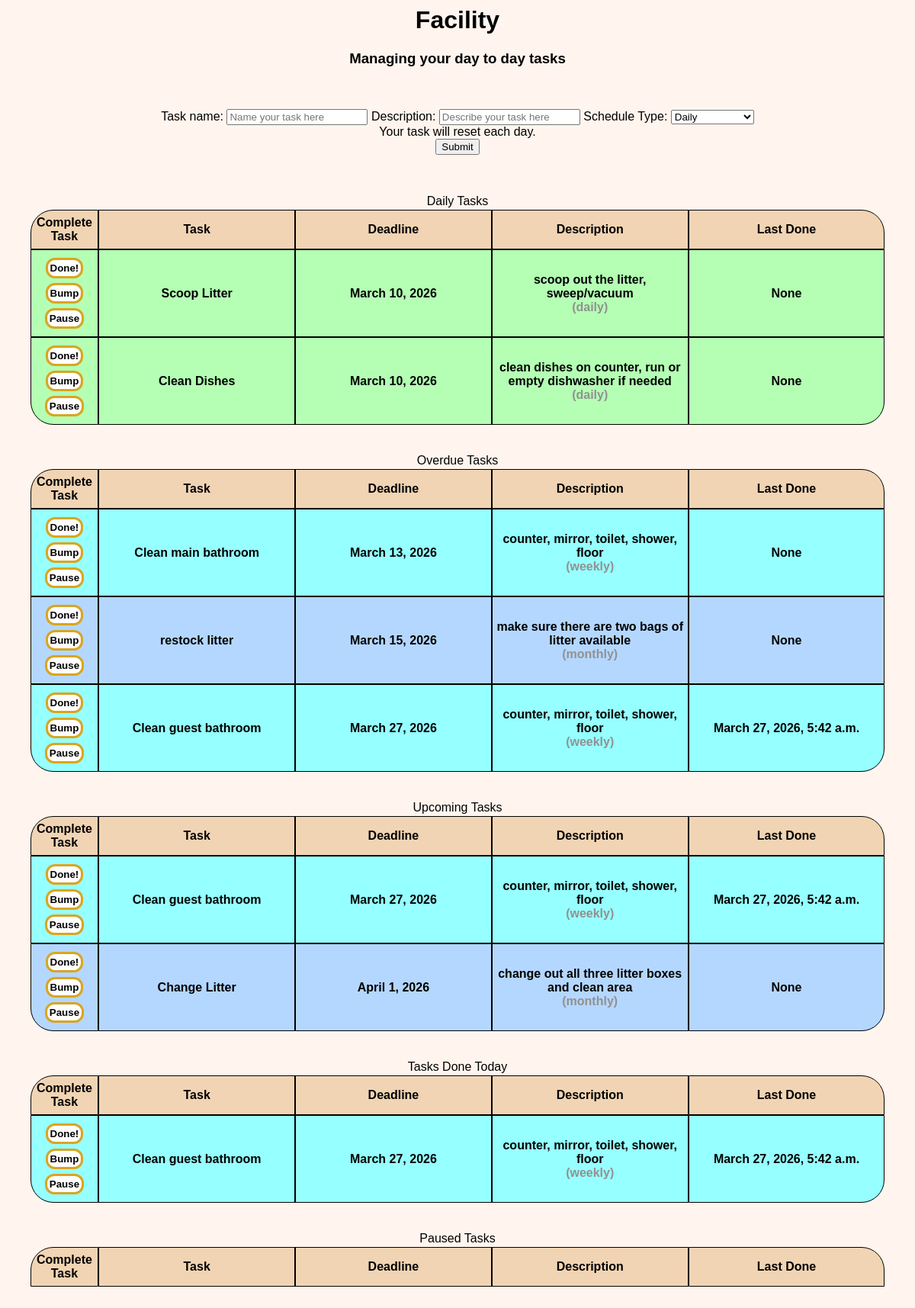
The app's page /log_task/4 with its own data.
### todo/models.py (models this page shows, shortened)
class Tasks(models.Model):
    task_id = models.AutoField(primary_key=True)
    taskname = models.TextField()
    description = models.TextField(blank=True, null=True)
    deadline = models.DateField(blank=True, null=True)
    schedule_type = models.TextField(default="daily") #daily, weekly, monthly, quarterly, yearly, period, single
    interval = models.IntegerField(blank=True, null=True)
    status = models.TextField(default="active") #active, paused, archive
    previous = models.DateTimeField(blank=True, null=True)
    def next_deadline(self):
        today = date.today()
        if self.schedule_type == "daily":
            self.deadline = today + timedelta(days=1)
        elif self.schedule_type == "weekly":
            gap = ((int(self.interval) + 7) - today.weekday())%7
            self.deadline = today + timedelta(days=gap)
        return self.deadline
    def get_task_dict(self):
        task_dict = {
            "task_id": self.task_id,
            "taskname": self.taskname,
            "description": self.description,
            "deadline": str(self.deadline),
            "schedule_type": self.schedule_type,
            "interval": self.interval,
            "status": self.status,
            "previous": str(self.previous)
        }
        return task_dict

### todo/views.py (the view)
# urls.py: path('log_task/<int:task_id>', views.log_task, name="log_task"),
def log_task(request, task_id):
    timestamp = datetime.now()
    task = Tasks.objects.get(task_id=task_id)
    task_dict = task.get_task_dict()
    new_log = Logs(
        task = task,
        timestamp = timestamp,
        delay = task.interval, #change this to a timedelta?
        data = json.dumps(task_dict)
    )
    new_log.save()
    task.previous = timestamp
    if task.schedule_type == "single":
        task.status = "archived"
        task.save()
        response = home(request)
        return response
    task.deadline = task.next_deadline()
    task.save()
    response = home(request)
    return response

### todo/views.py (called while the page is built)
def home(request):
    task_data = Tasks.objects #.filter(user=request.user)
    task_groups = get_task_groups(task_data)
    response = render(request, "dashboard.html", context={"task_groups": task_groups})
    return response

### todo/Templates/dashboard.html (shortened to what this page needs)
{% extends 'base.html' %}
{% block content %}
<html>
<body>
    <h1>Facility</h1>
    <h3>Managing your day to day tasks</h3>
<br>
<br>
<form id="new_task" class="centered">
    <label for name="taskname">Task name:</label>
        <input type="text" name="taskname" placeholder="Name your task here">
    <label for name="description">Description:</label>
        <input type="text" name="description" placeholder="Describe your task here">
    <label for name="schedule_type">Schedule Type:</label>
        <select name="schedule_type" hx-trigger="change" hx-post="/schedule_type_select" hx-target="#interval_selector" hx-swap="OuterHTML" hx-include="#schedule_type">
            <option value="daily">Daily</option>
        </select>
    <div class="interval_selector" id="interval_selector">
        <label for name="interval">Your task will reset each day.</label>
            <input type="hidden" name="interval" value="1"></div>
    <input type="submit" hx-post="/create_task/" hx-target="#new_task" hx-swap="OuterHTML" hx-includes="#new_task">
</form>
<br><br>
<table class="center_table" id="daily">
    <caption>Daily Tasks</caption>
    <tr>
        <th class="button_column">Complete Task</th>
        <th>Task</th>
        <th>Deadline</th>
        <th>Description</th>
        <th>Last Done</th>
    </tr>
    {% for task in task_groups.daily %}
    <tr class="{{task.schedule_type}}">
        <td id="task_{{task.task_id}}" class="button_column">
            <button hx-post="/log_task/{{task.task_id}}" hx-target="body">Done!</button>
            <br><button hx-post="/bump_task/{{task.task_id}}" hx-target="body">Bump</button>
            <br><button hx-post="/pause_task/{{task.task_id}}" hx-target="body">Pause</button>
        </td>
        <td>{{task.taskname}}</td>
        <td>{{task.deadline}}</td>
        <td>{{task.description}}<br><div class="schedule_type">({{task.schedule_type}})</div></td>
        <td>{{task.previous}}</td>
    </tr>
    {% endfor %}
</table><br>
<br>
<table class="center_table" id="overdue">
    <caption>Overdue Tasks</caption>
    <tr>
        <th class="button_column">Complete Task</th>
        <th>Task</th>
        <th>Deadline</th>
        <th>Description</th>
        <th>Last Done</th>
    </tr>
    {% for task in task_groups.overdue %}
    <tr class="{{task.schedule_type}}">
        <td id="task_{{task.task_id}}" class="button_column">
            <button hx-post="/log_task/{{task.task_id}}" hx-target="body">Done!</button>
            <br><button hx-post="/bump_task/{{task.task_id}}" hx-target="body">Bump</button>
            <br><button hx-post="/pause_task/{{task.task_id}}" hx-target="body">Pause</button>
        </td>
        <td>{{task.taskname}}</td>
        <td>{{task.deadline}}</td>
        <td>{{task.description}}<br><div class="schedule_type">({{task.schedule_type}})</div></td>
        <td>{{task.previous}}</td>
    </tr>
    {% endfor %}
</table><br>
<br>
<table class="center_table" id="upcoming">
    <caption>Upcoming Tasks</caption>
    <tr>
        <th class="button_column">Complete Task</th>
        <th>Task</th>
        <th>Deadline</th>
        <th>Description</th>
        <th>Last Done</th>
    </tr>
    {% for task in task_groups.upcoming %}
    <tr class="{{task.schedule_type}}">
        <td id="task_{{task.task_id}}" class="button_column">
            <button hx-post="/log_task/{{task.task_id}}" hx-target="body">Done!</button>
            <br><button hx-post="/bump_task/{{task.task_id}}" hx-target="body">Bump</button>
            <br><button hx-post="/pause_task/{{task.task_id}}" hx-target="body">Pause</button>
        </td>
        <td>{{task.taskname}}</td>
        <td>{{task.deadline}}</td>
        <td>{{task.description}}<br><div class="schedule_type">({{task.schedule_type}})</div></td>
        <td>{{task.previous}}</td>
    </tr>
    {% endfor %}
</table>
<br>
<br>
<table class="center_table" id="today">
    <caption>Tasks Done Today</caption>
    <tr>
        <th class="button_column">Complete Task</th>
        <th>Task</th>
        <th>Deadline</th>
        <th>Description</th>
        <th>Last Done</th>
    </tr>
    {% for task in task_groups.today %}
    <tr class="{{task.schedule_type}}">
        <td id="task_{{task.task_id}}" class="button_column">
            <button hx-post="/log_task/{{task.task_id}}" hx-target="body">Done!</button>
            <br><button hx-post="/bump_task/{{task.task_id}}" hx-target="body">Bump</button>
            <br><button hx-post="/pause_task/{{task.task_id}}" hx-target="body">Pause</button>
        </td>
        <td>{{task.taskname}}</td>
        <td>{{task.deadline}}</td>
        <td>{{task.description}}<br><div class="schedule_type">({{task.schedule_type}})</div></td>
        <td>{{task.previous}}</td>
    </tr>
    {% endfor %}
</table><br>
<br>
<table class="center_table" id="paused">
    <caption>Paused Tasks</caption>
    <tr>
        <th class="button_column">Complete Task</th>
        <th>Task</th>
        <th>Deadline</th>
        <th>Description</th>
        <th>Last Done</th>
    </tr>
</table>
<br>
</body>
</html>
{% endblock %}

### static/base.css (style rules this page uses)
* { font-family: 'Trebuchet MS', 'Lucida Sans Unicode', 'Lucida Grande', 'Lucida Sans', Arial, sans-serif; }
body { background-color: seashell; }
h1 { text-align: center; }
h3 { text-align: center; }
button { background-color: white; font-weight: bold; border-style: solid; border-color: goldenrod; border-radius: 12px; border-width: 3px; color: black; padding: 3px; margin: 3px; }
.centered { text-align: center; }
.center_table { margin: 0px auto; width: 95%; padding: 2px; border-collapse: separate; border-spacing: 0; }
.center_table th { background-color: rgb(241, 212, 179); width: 23%; border: 1px solid; font-weight: 600; text-align: center; padding: 7px; }
.center_table td { border: 1px solid; width: 23%; font-weight: 600; text-align: center; padding-top: 7px; padding-bottom: 7px; }
.center_table th:first-of-type { border-top-left-radius: 30px; width: 8%; }
.center_table th:last-of-type { border-top-right-radius: 30px; }
.center_table tr:last-of-type td:first-of-type { border-bottom-left-radius: 30px; }
.center_table tr:last-of-type td:last-of-type { border-bottom-right-radius: 30px; }
.center_table td.button_column { width: 8%; }
.daily { background-color: #B4FFB4; }
.weekly { background-color: #96FFFF; }
.monthly { background-color: #B4D7FF; }
.schedule_type { color: rgb(146, 145, 145); }

### records on screen
Tasks: taskname "Scoop Litter", deadline "March 10, 2026", description "scoop out the litter, sweep/vacuum", schedule_type "daily", previous "None"
Tasks: taskname "Clean Dishes", deadline "March 10, 2026", description "clean dishes on counter, run or empty dishwasher if needed", schedule_type "daily", previous "None"
Tasks: taskname "Clean main bathroom", deadline "March 13, 2026", description "counter, mirror, toilet, shower, floor", schedule_type "weekly", previous "None"
Tasks: taskname "restock litter", deadline "March 15, 2026", description "make sure there are two bags of litter available", schedule_type "monthly", previous "None"
Tasks: taskname "Clean guest bathroom", deadline "March 27, 2026", description "counter, mirror, toilet, shower, floor", schedule_type "weekly", previous "March 27, 2026, 5:42 a.m."
Tasks: taskname "Change Litter", deadline "April 1, 2026", description "change out all three litter boxes and clean area", schedule_type "monthly", previous "None"
